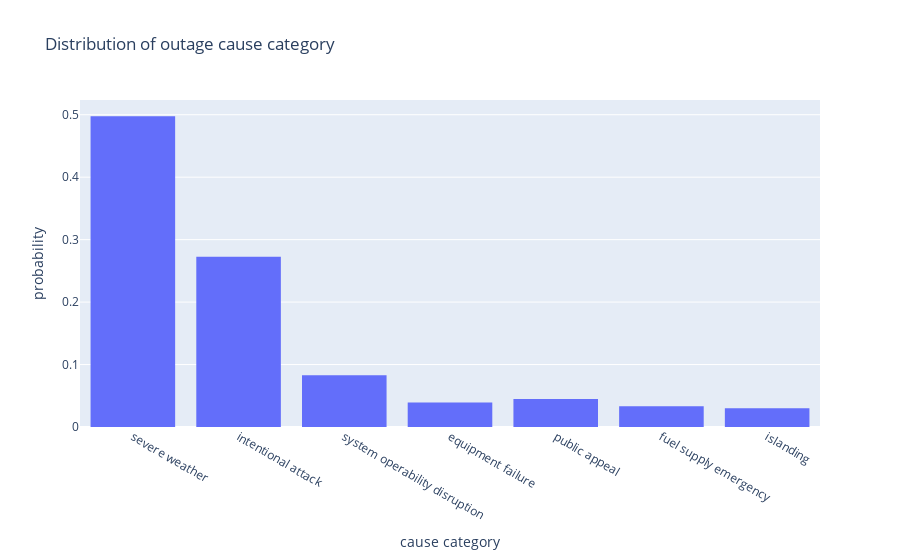

Notebook code cell kept with this figure:
### Code cell
# Plotting the distribution of cause category

fig2 = px.histogram(df, x='CAUSE.CATEGORY', histnorm='probability', \
    title='Distribution of outage cause category')
fig2.update_xaxes(title_text='cause category')
fig2

### Figure 1 — Plotly figure (JSON) as saved in the notebook; plotly's stock layout.template omitted (floating-point values rounded to 4 significant figures; data arrays with more than 128 entries replaced by an {"elided": "..."} marker saying what was removed)
{"data": [{"alignmentgroup": "True", "bingroup": "x", "histnorm": "probability", "hovertemplate": "CAUSE.CATEGORY=%{x}<br>probability=%{y}<extra></extra>", "legendgroup": "", "marker": {"color": "#636efa", "pattern": {"shape": ""}}, "name": "", "offsetgroup": "", "orientation": "v", "showlegend": false, "type": "histogram", "x": {"elided": "1534 str values"}, "xaxis": "x", "yaxis": "y"}], "layout": {"barmode": "relative", "legend": {"tracegroupgap": 0}, "title": {"text": "Distribution of outage cause category"}, "xaxis": {"anchor": "y", "domain": [0, 1], "title": {"text": "cause category"}}, "yaxis": {"anchor": "x", "domain": [0, 1], "title": {"text": "probability"}}}}
